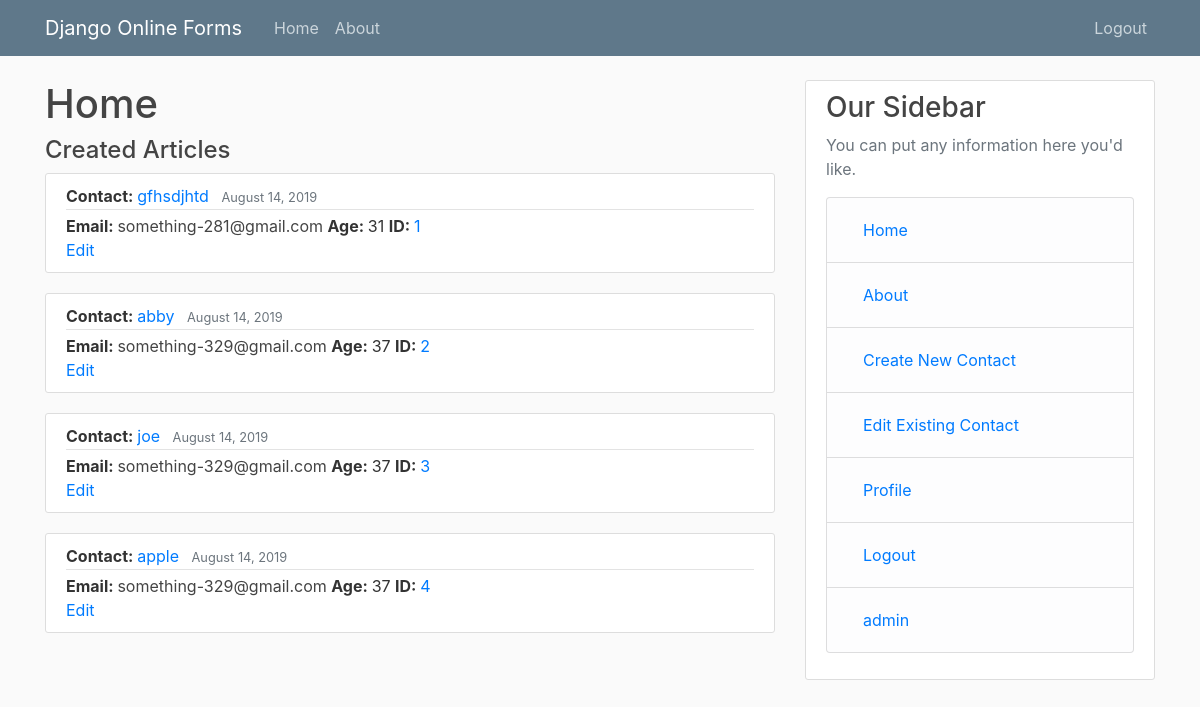
Before: / (signed in) with the older database file.
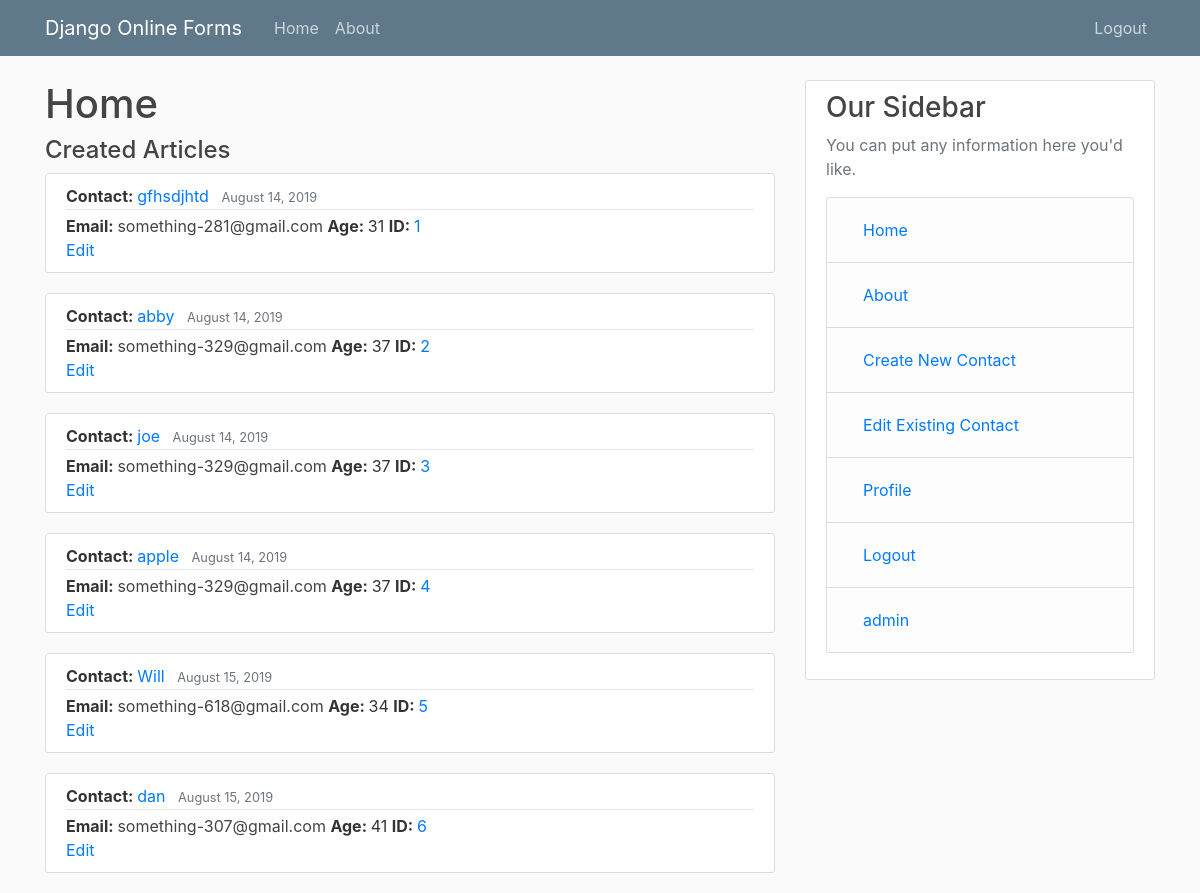
After: the same page with the newer database file.
### mainapp/models.py (models this page shows)
class Contacts(models.Model):
    user = models.ForeignKey(User, on_delete=models.CASCADE)
    name = models.CharField(max_length = 100)
    email = models.CharField(max_length = 100, default='something-{}@gmail.com'.format(rand()))
    age = models.IntegerField(default = random.randint(a=22, b=45))
    date_created = models.DateTimeField(auto_now_add=True)
    class Meta:
        verbose_name_plural = "Contacts"

### mainapp/views.py (the view)
# urls.py: path('', views.home, name = 'home'),
def home(request):
    context = {'title': 'Home'}
    if request.method == "GET" and request.user.is_authenticated:
        context['contacts'] = Contacts.objects.all()
        return render(request, 'mainapp/home.html', context)
    return render(request, 'mainapp/home.html', context)

### mainapp/templates/mainapp/home.html
{% extends "mainapp/base.html" %}
{% block content %}
    <h1>{{ title }}</h1>
    {% if user.is_authenticated %}
        <h4>Created Articles</h4>
    {% else %}
        <h4>No Information</h4>
    {% endif %}
    {% for post in contacts %}
    <article class="media content-section">
        <div class="media-body">
            <div class="article-metadata">
            <b>Contact: </b>  <a class="mr-2" href="#">{{ post.name }}</a>
            <small class="text-muted">{{ post.date_created | date:"F d, Y" }}</small>
            </div>
            <b>Email: </b>  <a class="article-title" href="#">{{ post.email }}</a>
            <b>Age: </b>  <a class="article-content">{{ post.age }}</a>
            <b>ID: </b>  <a class="article-content" href="{{ post.id }}/detailedview">{{ post.id }}</a>
            <br>
            <a class="article-content" href="{{ post.id }}/editview">Edit</a>
        </div>
    </article>
    {% endfor %}
{% endblock content %}

### mainapp/templates/mainapp/base.html (shortened to what this page needs)
{% load static %}
<!DOCTYPE html>
<html>
<head>
    <link href="https://stackpath.bootstrapcdn.com/bootstrap/4.3.1/css/bootstrap.min.css" rel="stylesheet">
    <link rel="stylesheet" type="text/css" href="{% static 'mainapp/main.css' %}">
</head>
<body>
    <header class="site-header">
        <nav class="navbar navbar-expand-md navbar-dark bg-steel fixed-top">
          <div class="container">
            <a class="navbar-brand mr-4" href="{% url 'home' %}">Django Online Forms</a>
            <div class="collapse navbar-collapse" id="navbarToggle">
              <div class="navbar-nav mr-auto">
                <a class="nav-item nav-link" href="{% url 'home' %}">Home</a>
                <a class="nav-item nav-link" href="{% url 'about' %}">About</a>
              </div>
              <div class="navbar-nav">
                {% if user.is_authenticated %}
                <a class="nav-item nav-link" href="{% url 'logout' %}">Logout</a>
                {% else %}
                <a class="nav-item nav-link" href="{% url 'login' %}">Login</a>
                <a class="nav-item nav-link" href="{% url 'register' %}">Register</a>
                {% endif %}
              </div>
            </div>
          </div>
        </nav>
      </header>
    <main role="main" class="container">
      <div class="row">
        <div class="col-md-8">
          {% block content %}{% endblock %}
        </div>
        <div class="col-md-4">
          <div class="content-section">
            <h3>Our Sidebar</h3>
            <p class='text-muted'>You can put any information here you'd like.
              <ul class="list-group">
                <li class="list-group-item list-group-item-light"><a class="nav-item nav-link" href="{% url 'home' %}">Home</a></li>
                <li class="list-group-item list-group-item-light"><a class="nav-item nav-link" href="{% url 'about' %}">About</a></li>
                {% if user.is_authenticated %}
                <li class="list-group-item list-group-item-light"><a class="nav-item nav-link" href="{% url 'createcontact' %}">Create New Contact</a></li>
                <li class="list-group-item list-group-item-light"><a class="nav-item nav-link" href="{% url 'home' %}">Edit Existing Contact</a></li>
                <li class="list-group-item list-group-item-light"><a class="nav-item nav-link" href="{% url 'profile' %}">Profile</a></li>
                <li class="list-group-item list-group-item-light"><a class="nav-item nav-link" href="{% url 'logout' %}">Logout</a></li>
                {% else %}
                <li class="list-group-item list-group-item-light"><a class="nav-item nav-link" href="{% url 'login' %}">Login</a></li>
                <li class="list-group-item list-group-item-light"><a class="nav-item nav-link" href="{% url 'register' %}">Register</a></li>
                {% endif %}
                <li class="list-group-item list-group-item-light"><a class="nav-item nav-link" href="admin/">admin</a></li>
              </ul>
            </p>
          </div>
        </div>
      </div>
    </main>
</body>
</html>

### mainapp/static/mainapp/main.css (style rules this page uses)
body { background: #fafafa; color: #333333; margin-top: 5rem; }
h1, h2, h3, h4, h5, h6 { color: #444444; }
ul { margin: 0; }
.bg-steel { background-color: #5f788a; }
.site-header .navbar-nav .nav-link { color: #cbd5db; }
.content-section { background: #ffffff; padding: 10px 20px; border: 1px solid #dddddd; border-radius: 3px; margin-bottom: 20px; }
.article-title { color: #444444; }
.article-content { white-space: pre-line; }
.article-metadata { padding-bottom: 1px; margin-bottom: 4px; border-bottom: 1px solid #e3e3e3 }

Changed rows visible on the page:
added Contacts: name "Will", date_created "August 15, 2019", email "something-618@gmail.com", age "34", id "5"
added Contacts: name "dan", date_created "August 15, 2019", email "something-307@gmail.com", age "41", id "6"
